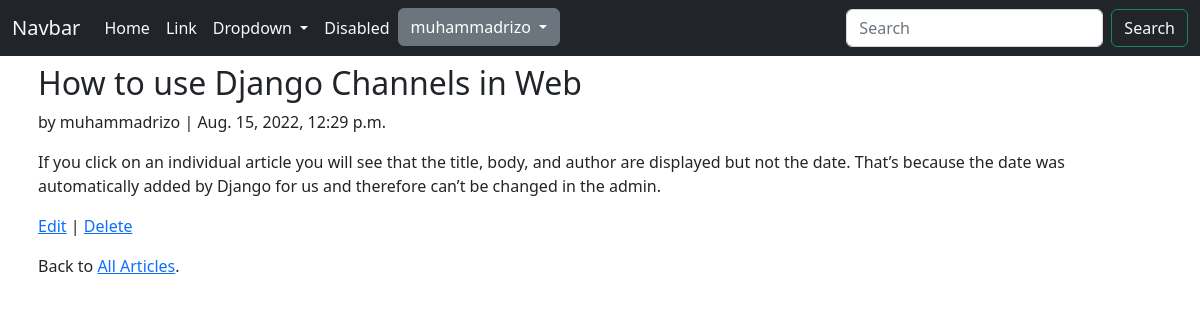
/articles/1/ (signed in), run on the app's committed database.
### users/models.py (models this page shows)
class CustomUser(AbstractUser):
	age = models.PositiveIntegerField(null=True, blank=True)

### articles/models.py (models this page shows, shortened)
class Article(models.Model):
	title = models.CharField(max_length=250)
	body = models.TextField()
	date = models.DateTimeField(auto_now_add=True)
	author = models.ForeignKey(get_user_model(), on_delete=models.CASCADE)

### articles/views.py (the view)
# urls.py: path('<int:pk>/', ArticleDetailView.as_view(), name='article_detail'),
class ArticleDetailView(LoginRequiredMixin, DetailView):
	model = Article
	template_name = 'article_detail.html'
	login_url = 'login'

### templates/article_detail.html
{% extends 'base.html' %}
{% block content %}
<div class="container p-2">
<div class="article-entry">
<h2>{{ object.title }}</h2>
<p>by {{ object.author }} | {{ object.date }}</p>
<p>{{ object.body }}</p>
</div>
<p><a href="{% url 'article_update' article.pk %}">Edit</a> |
<a href="{% url 'article_delete' article.pk %}">Delete</a></p>
<p>Back to <a href="{% url 'article_list' %}">All Articles</a>.</p>
</div>
{% endblock content %}

### templates/base.html (shortened to what this page needs)
<!DOCTYPE html>
<html>
<head>
<link href="https://cdn.jsdelivr.net/npm/bootstrap@5.2.0/dist/css/bootstrap.min.css" rel="stylesheet">
</head>
<body>
   <nav class="navbar navbar-expand-lg bg-dark">
  <div class="container-fluid">
    <a class="navbar-brand text-light" href="{% url 'home' %}">Navbar</a>
    <div class="collapse navbar-collapse" id="navbarSupportedContent">
      <ul class="navbar-nav me-auto mb-2 mb-lg-0">
        <li class="nav-item">
          <a class="nav-link active text-light" aria-current="page" href="#">Home</a>
        </li>
        <li class="nav-item">
          <a class="nav-link text-light" href="#">Link</a>
        </li>
        <li class="nav-item dropdown">
          <a class="nav-link dropdown-toggle text-light" href="#" role="button" data-bs-toggle="dropdown" aria-expanded="false">
            Dropdown
          </a>
        </li>
        <li class="nav-item">
          <a class="nav-link disabled text-light">Disabled</a>
        </li>
         {% if user.is_authenticated%}
        <div class="dropdown">
  <button class="btn btn-secondary dropdown-toggle" type="button" data-bs-toggle="dropdown" aria-expanded="false">
   {{user.username}} </button>
</div>
  {% endif %}
      </ul>
      <form class="d-flex" role="search">
        <input class="form-control me-2" type="search" placeholder="Search" aria-label="Search">
        <button class="btn btn-outline-success text-light" type="submit">Search</button>
      </form>
    </div>
  </div>
</nav>
{% block content %}
{% endblock content %}
</body>
</html>

### data on the page
CustomUser: username "muhammadrizo"
Article: title "How to use Django Channels in Web", author "muhammadrizo", date "Aug. 15, 2022, 12:29 p.m.", body "If you click on an individual article you will see that the title, body, and author are displayed but not the date. That’s because the date was automatically added by Django for us and therefore can’t be changed in the admin."
